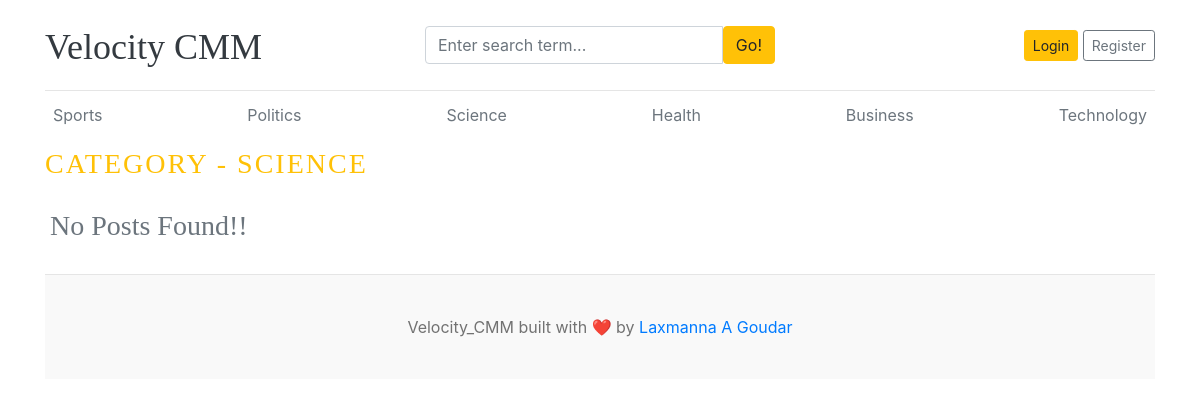
The app's page /category/4/ with its own data.
### blogs/models.py (models this page shows)
class Category(models.Model):
    category_name = models.CharField(max_length=50, unique=True)
    created_at = models.DateTimeField(auto_now_add=True)
    updated_at =  models.DateTimeField(auto_now=True)
    class Meta:
        verbose_name_plural = 'categories'
    def __str__(self):
        return self.category_name

### blogs/views.py (the view)
# urls.py: path('<int:category_id>/', views.posts_by_category, name='posts_by_category')
def posts_by_category(req, category_id):
    posts = Blog.objects.filter(status = 'Published' ,category = category_id)
    category = get_object_or_404(Category, pk = category_id)
    context = {
        'posts' : posts,
        'category' : category,
    }
    return render (req,'posts_by_category.html',context)

### blogs/context_processors.py (called while the page is built)
def get_categories(req):
    categories = Category.objects.all()
    return dict(
        categories=categories
    )

def get_sociallinks(req):
    sociallinks = SocialLink.objects.all()
    return dict(
        sociallinks = sociallinks
    )

### templates/posts_by_category.html
{% extends 'base.html' %}
{% block content %}
    <h3 class="text-uppercase text-warning " style="letter-spacing: 2px;"> Category - {{ category }} </h3>
    <div class="row mb-2">
        {% if posts %}
        {% for post in posts %}
        <div class="col-md-6">
        <div class="card border-0" >
            <div class="card-body">
            <a href="{% url 'blogs' post.slug %}" class="text-dark"><h3>{{ post }}</h3></a>
            <small class="mb-1 text-muted">{{ post.created_at | timesince }} ago | {{ post.author }}</small>
            <p class="card-text">{{ post.short_description|truncatewords:30  }}</p>
            </div>
        </div>
        </div>
        {% endfor %}
        {% else %}
        <div class="card-body">
            <h3 class="mb-1 text-muted">No Posts Found!!</h3>
        </div>
        {% endif %}
    </div>
{% endblock %}

### templates/base.html (shortened to what this page needs)
{% load static %}
<!DOCTYPE html>
<html lang="en">
<head>
    <link href="https://getbootstrap.com/docs/4.0/dist/css/bootstrap.min.css" rel="stylesheet">
    <link rel="stylesheet" href="{% static 'css/blog.css' %}">
  </head>
<body>
    <div class="container">
      <header class="blog-header py-3">
        <div class="row flex-nowrap justify-content-between align-items-center">
          <div class="col-4 pt-1">
            <a class="blog-header-logo text-dark" href="{% url 'home' %}">Velocity CMM</a>
          </div>
          <div class="col-4">
            <form action="{% url 'search' %}" method="GET">
                 <div class="input-group">
                        <input class="form-control" type="text" name="keyword" value = '{{ keyword }}' placeholder="Enter search term..." aria-label="Enter search term..." aria-describedby="button-search" />
                        <button type ="submit" class="btn btn-warning" id="button-search" type="button">Go!</button>
                </div>
            </form>
          </div>
          <div class="col-4 d-flex justify-content-end align-items-center">
            <a class="btn btn-sm btn-warning" href="#">Login</a> &nbsp;
            <a class="btn btn-sm btn-outline-secondary" href="{% url 'register' %}">Register</a>
          </div>
        </div>
      </header>
      <div class="nav-scroller py-1 mb-2">
        <nav class="nav d-flex justify-content-between">
        {% for cat in categories %}
          <a class="p-2 text-muted" href="{% url 'posts_by_category' cat.id %}">{{ cat.category_name }}</a>
        {% endfor %}
        </nav>
      </div>
{% block content %}
{% endblock %}
<footer class="blog-footer">
  <p>Velocity_CMM built with ❤️ by <a href="#">Laxmanna A Goudar</a></p>
</footer>
</body>
</html>

### static/css/blog.css (style rules this page uses)
.blog-header { border-bottom: 1px solid #e5e5e5; }
.blog-header-logo { font-family: "Playfair Display", Georgia, "Times New Roman", serif; font-size: 2.25rem; }
h1, h2, h3, h4, h5, h6 { font-family: "Playfair Display", Georgia, "Times New Roman", serif; }
.blog-footer { padding: 2.5rem 0; color: #727272; text-align: center; background-color: #f9f9f9; border-top: .05rem solid #e5e5e5; }
.blog-footer p:last-child { margin-bottom: 0; }

### records on screen
Category: category_name "Sports"
Category: category_name "Politics"
Category: category_name "Science", category_name "SCIENCE"
Category: category_name "Health"
Category: category_name "Business"
Category: category_name "Technology"
